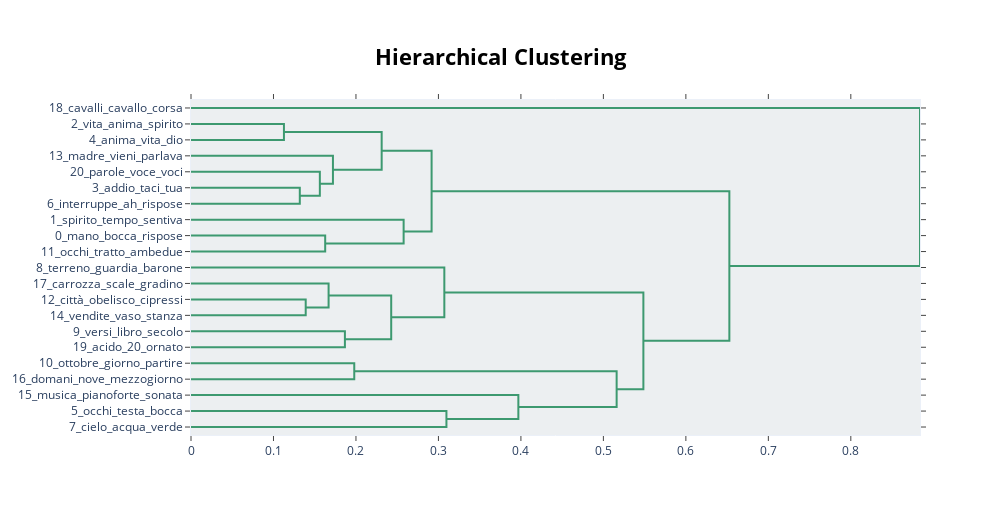

The notebook cell this image was saved under:
### Code cell
topic_model.visualize_hierarchy(top_n_topics=50)

### Figure 1 — Plotly figure (JSON) as saved in the notebook; plotly's stock layout.template omitted (floating-point values rounded to 4 significant figures)
{"data": [{"hoverinfo": "text", "marker": {"color": "rgb(61,153,112)"}, "mode": "lines", "type": "scatter", "x": [0, 0.1127, 0.1127, 0], "xaxis": "x", "y": [-15, -15, -25, -25], "yaxis": "y"}, {"hoverinfo": "text", "marker": {"color": "rgb(61,153,112)"}, "mode": "lines", "type": "scatter", "x": [0, 0.1319, 0.1319, 0], "xaxis": "x", "y": [-55, -55, -65, -65], "yaxis": "y"}, {"hoverinfo": "text", "marker": {"color": "rgb(61,153,112)"}, "mode": "lines", "type": "scatter", "x": [0, 0.1562, 0.1562, 0.1319], "xaxis": "x", "y": [-45, -45, -60, -60], "yaxis": "y"}, {"hoverinfo": "text", "marker": {"color": "rgb(61,153,112)"}, "mode": "lines", "type": "scatter", "x": [0, 0.1721, 0.1721, 0.1562], "xaxis": "x", "y": [-35, -35, -52.5, -52.5], "yaxis": "y"}, {"hoverinfo": "text", "marker": {"color": "rgb(61,153,112)"}, "mode": "lines", "type": "scatter", "x": [0.1127, 0.2312, 0.2312, 0.1721], "xaxis": "x", "y": [-20, -20, -43.75, -43.75], "yaxis": "y"}, {"hoverinfo": "text", "marker": {"color": "rgb(61,153,112)"}, "mode": "lines", "type": "scatter", "x": [0, 0.1627, 0.1627, 0], "xaxis": "x", "y": [-85, -85, -95, -95], "yaxis": "y"}, {"hoverinfo": "text", "marker": {"color": "rgb(61,153,112)"}, "mode": "lines", "type": "scatter", "x": [0, 0.2578, 0.2578, 0.1627], "xaxis": "x", "y": [-75, -75, -90, -90], "yaxis": "y"}, {"hoverinfo": "text", "marker": {"color": "rgb(61,153,112)"}, "mode": "lines", "type": "scatter", "x": [0.2312, 0.2917, 0.2917, 0.2578], "xaxis": "x", "y": [-31.88, -31.88, -82.5, -82.5], "yaxis": "y"}, {"hoverinfo": "text", "marker": {"color": "rgb(61,153,112)"}, "mode": "lines", "type": "scatter", "x": [0, 0.1391, 0.1391, 0], "xaxis": "x", "y": [-125, -125, -135, -135], "yaxis": "y"}, {"hoverinfo": "text", "marker": {"color": "rgb(61,153,112)"}, "mode": "lines", "type": "scatter", "x": [0, 0.1668, 0.1668, 0.1391], "xaxis": "x", "y": [-115, -115, -130, -130], "yaxis": "y"}, {"hoverinfo": "text", "marker": {"color": "rgb(61,153,112)"}, "mode": "lines", "type": "scatter", "x": [0, 0.1866, 0.1866, 0], "xaxis": "x", "y": [-145, -145, -155, -155], "yaxis": "y"}, {"hoverinfo": "text", "marker": {"color": "rgb(61,153,112)"}, "mode": "lines", "type": "scatter", "x": [0.1668, 0.2427, 0.2427, 0.1866], "xaxis": "x", "y": [-122.5, -122.5, -150, -150], "yaxis": "y"}, {"hoverinfo": "text", "marker": {"color": "rgb(61,153,112)"}, "mode": "lines", "type": "scatter", "x": [0, 0.3072, 0.3072, 0.2427], "xaxis": "x", "y": [-105, -105, -136.2, -136.2], "yaxis": "y"}, {"hoverinfo": "text", "marker": {"color": "rgb(61,153,112)"}, "mode": "lines", "type": "scatter", "x": [0, 0.1979, 0.1979, 0], "xaxis": "x", "y": [-165, -165, -175, -175], "yaxis": "y"}, {"hoverinfo": "text", "marker": {"color": "rgb(61,153,112)"}, "mode": "lines", "type": "scatter", "x": [0, 0.3097, 0.3097, 0], "xaxis": "x", "y": [-195, -195, -205, -205], "yaxis": "y"}, {"hoverinfo": "text", "marker": {"color": "rgb(61,153,112)"}, "mode": "lines", "type": "scatter", "x": [0, 0.3969, 0.3969, 0.3097], "xaxis": "x", "y": [-185, -185, -200, -200], "yaxis": "y"}, {"hoverinfo": "text", "marker": {"color": "rgb(61,153,112)"}, "mode": "lines", "type": "scatter", "x": [0.1979, 0.5161, 0.5161, 0.3969], "xaxis": "x", "y": [-170, -170, -192.5, -192.5], "yaxis": "y"}, {"hoverinfo": "text", "marker": {"color": "rgb(61,153,112)"}, "mode": "lines", "type": "scatter", "x": [0.3072, 0.5485, 0.5485, 0.5161], "xaxis": "x", "y": [-120.6, -120.6, -181.2, -181.2], "yaxis": "y"}, {"hoverinfo": "text", "marker": {"color": "rgb(61,153,112)"}, "mode": "lines", "type": "scatter", "x": [0.2917, 0.6527, 0.6527, 0.5485], "xaxis": "x", "y": [-57.19, -57.19, -150.9, -150.9], "yaxis": "y"}, {"hoverinfo": "text", "marker": {"color": "rgb(61,153,112)"}, "mode": "lines", "type": "scatter", "x": [0, 0.8839, 0.8839, 0.6527], "xaxis": "x", "y": [-5, -5, -104.1, -104.1], "yaxis": "y"}], "layout": {"autosize": false, "height": 515, "hoverlabel": {"bgcolor": "white", "font": {"family": "Rockwell", "size": 16}}, "hovermode": "closest", "plot_bgcolor": "#ECEFF1", "showlegend": false, "title": {"font": {"color": "Black", "size": 22}, "text": "<b>Hierarchical Clustering", "x": 0.5, "xanchor": "center", "yanchor": "top"}, "width": 1000, "xaxis": {"mirror": "allticks", "rangemode": "tozero", "showgrid": false, "showline": true, "showticklabels": true, "ticks": "outside", "type": "linear", "zeroline": false}, "yaxis": {"mirror": "allticks", "range": [-210, 0], "rangemode": "tozero", "showgrid": false, "showline": true, "showticklabels": true, "tickmode": "array", "ticks": "outside", "ticktext": ["18_cavalli_cavallo_corsa", "2_vita_anima_spirito", "4_anima_vita_dio", "13_madre_vieni_parlava", "20_parole_voce_voci", "3_addio_taci_tua", "6_interruppe_ah_rispose", "1_spirito_tempo_sentiva", "0_mano_bocca_rispose", "11_occhi_tratto_ambedue", "8_terreno_guardia_barone", "17_carrozza_scale_gradino", "12_città_obelisco_cipressi", "14_vendite_vaso_stanza", "9_versi_libro_secolo", "19_acido_20_ornato", "10_ottobre_giorno_partire", "16_domani_nove_mezzogiorno", "15_musica_pianoforte_sonata", "5_occhi_testa_bocca", "7_cielo_acqua_verde"], "tickvals": [-5, -15, -25, -35, -45, -55, -65, -75, -85, -95, -105, -115, -125, -135, -145, -155, -165, -175, -185, -195, -205], "type": "linear", "zeroline": false}}}
